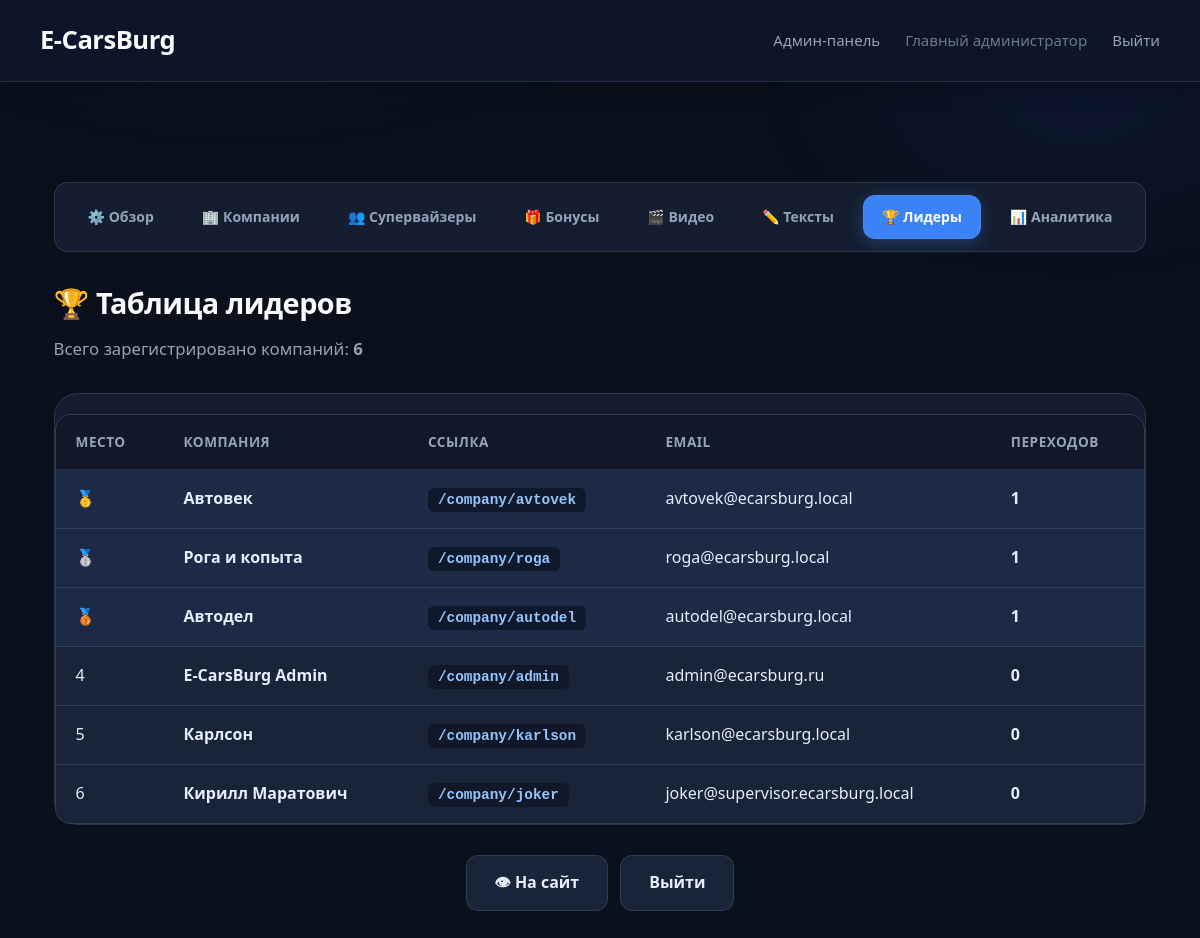
Page /admin/leaderboard (signed in) on the committed database.
### models.py (models this page shows, shortened)
class Company(Base):
    __tablename__ = 'companies'
    id: Mapped[int] = mapped_column(primary_key=True, index=True)
    name: Mapped[str] = mapped_column(String(100), nullable=False)
    slug: Mapped[str] = mapped_column(String(50), unique=True, index=True, nullable=False)
    description: Mapped[str] = mapped_column(Text, nullable=True)
    email: Mapped[str] = mapped_column(String(100), unique=True, nullable=False)
    password_hash: Mapped[str] = mapped_column(String(255), nullable=False)
    is_admin: Mapped[bool] = mapped_column(Boolean, default=False)
    role: Mapped[str] = mapped_column(String(20), default=ROLE_PARTNER, nullable=False, index=True)
    created_by_id: Mapped[int] = mapped_column(ForeignKey('companies.id'), nullable=True, index=True)
    created_at: Mapped[datetime] = mapped_column(DateTime, default=datetime.utcnow)
    clicks: Mapped[list["ClickEvent"]] = relationship(
        "ClickEvent",
        back_populates="company",
        cascade="all, delete-orphan"
    )
    created_by = relationship("Company", remote_side=[id], foreign_keys=[created_by_id])
    @property
    def is_authenticated(self):
        return True
    def get_role(self) -> str:
        if self.role:
            return self.role
        return ROLE_ADMIN if self.is_admin else ROLE_PARTNER
    @property
    def is_main_admin(self) -> bool:
        return self.get_role() == ROLE_ADMIN
    @property
    def role_label(self) -> str:
        return {
            ROLE_ADMIN: 'Главный администратор',
            ROLE_SUPERVISOR: 'Супервайзер',
            ROLE_PARTNER: 'Партнёр',
        }.get(self.get_role(), 'Пользователь')

### app.py (the view)
@app.route('/admin/leaderboard')
@admin_required
def admin_leaderboard():
    db = SessionLocal()
    try:
        leaderboard_data = db.query(
            Company.name,
            Company.slug,
            Company.email,
            func.count(ClickEvent.id).label('total_clicks')
        ).outerjoin(ClickEvent, Company.id == ClickEvent.company_id) \
            .group_by(Company.id, Company.name, Company.slug, Company.email) \
            .order_by(func.count(ClickEvent.id).desc()) \
            .all()
        total_companies = db.query(Company).count()
        return render_template(
            'admin_leaderboard.html',
            leaderboard=leaderboard_data,
            total_companies=total_companies
        )
    finally:
        db.close()

### app.py (called while the page is built)
@login_manager.user_loader
def load_user(user_id):
    db = SessionLocal()
    try:
        return db.get(Company, int(user_id))
    finally:
        db.close()

def admin_required(f):
    from functools import wraps
    @wraps(f)
    @login_required
    def decorated_function(*args, **kwargs):
        if not current_user.is_main_admin:
            flash('Доступ запрещён. Только для главного администратора.', 'error')
            return redirect(url_for('post_login_redirect'))
        return f(*args, **kwargs)
    return decorated_function

### templates/admin_leaderboard.html (shortened to what this page needs)
{% extends "admin_base.html" %}
{% set active_nav = "leaderboard" %}
{% block content %}
        <h1>🏆 Таблица лидеров</h1>
        <p>Всего зарегистрировано компаний: <strong>{{ total_companies }}</strong></p>
        <section>
            <table class="leaderboard-table">
                <thead>
                    <tr>
                        <th>Место</th>
                        <th>Компания</th>
                        <th>Ссылка</th>
                        <th>Email</th>
                        <th>Переходов</th>
                    </tr>
                </thead>
                <tbody>
                    {% for company in leaderboard %}
                    <tr class="{% if loop.index <= 3 %}top-3{% endif %}">
                        <td>
                            {% if loop.index == 1 %}🥇
                            {% elif loop.index == 2 %}🥈
                            {% elif loop.index == 3 %}🥉
                            {% else %}{{ loop.index }}
                            {% endif %}
                        </td>
                        <td><strong>{{ company.name }}</strong></td>
                        <td><code>/company/{{ company.slug }}</code></td>
                        <td>{{ company.email }}</td>
                        <td><strong>{{ company.total_clicks }}</strong></td>
                    </tr>
                    {% endfor %}
                </tbody>
            </table>
        </section>
{% endblock %}

### templates/admin_base.html (shortened to what this page needs)
<!DOCTYPE html>
<html lang="ru">
<head>
    <link rel="stylesheet" href="{{ url_for('static', filename='style.css') }}">
</head>
<body class="admin-theme">
    <nav class="top-nav">
        <a href="{{ url_for('index') }}" class="nav-brand">E-CarsBurg</a>
        <div class="nav-links">
            {% if current_user.is_main_admin %}
                <a href="{{ url_for('admin_dashboard') }}" class="nav-link">Админ-панель</a>
            {% elif current_user.is_supervisor %}
                <a href="{{ url_for('admin_companies') }}" class="nav-link">Панель супервайзера</a>
            {% endif %}
            <span class="nav-link" style="opacity:0.7;">{{ current_user.role_label }}</span>
            <a href="{{ url_for('logout') }}" class="nav-link">Выйти</a>
        </div>
    </nav>
    <div class="container {% block container_class %}wide{% endblock %}">
        <nav class="admin-nav" aria-label="Разделы админки">
            {% if current_user.is_main_admin %}
                <a href="{{ url_for('admin_dashboard') }}" class="btn {% if active_nav == 'dashboard' %}active{% endif %}">⚙️ Обзор</a>
                <a href="{{ url_for('admin_companies') }}" class="btn {% if active_nav == 'companies' %}active{% endif %}">🏢 Компании</a>
                <a href="{{ url_for('admin_supervisors') }}" class="btn {% if active_nav == 'supervisors' %}active{% endif %}">👥 Супервайзеры</a>
                <a href="{{ url_for('admin_bonuses') }}" class="btn {% if active_nav == 'bonuses' %}active{% endif %}">🎁 Бонусы</a>
                <a href="{{ url_for('admin_media') }}" class="btn {% if active_nav == 'media' %}active{% endif %}">🎬 Видео</a>
                <a href="{{ url_for('admin_texts') }}" class="btn {% if active_nav == 'texts' %}active{% endif %}">✏️ Тексты</a>
                <a href="{{ url_for('admin_leaderboard') }}" class="btn {% if active_nav == 'leaderboard' %}active{% endif %}">🏆 Лидеры</a>
                <a href="{{ url_for('admin_analytics') }}" class="btn {% if active_nav == 'analytics' %}active{% endif %}">📊 Аналитика</a>
            {% elif current_user.is_supervisor %}
                <a href="{{ url_for('admin_companies') }}" class="btn {% if active_nav == 'companies' %}active{% endif %}">🏢 Мои компании</a>
                <a href="{{ url_for('admin_add_company') }}" class="btn {% if active_nav == 'add_company' %}active{% endif %}">➕ Создать компанию</a>
            {% endif %}
        </nav>
        {% block content %}{% endblock %}
        {% block footer_actions %}
        <div class="actions" style="margin-top: 30px;">
            <a href="{{ url_for('index') }}" class="btn" target="_blank">👁 На сайт</a>
            <a href="{{ url_for('logout') }}" class="btn">Выйти</a>
        </div>
        {% endblock %}
    </div>
</body>
</html>

### rows in the picture
Company: role_label "Главный администратор", name "E-CarsBurg Admin", slug "admin", email "admin@ecarsburg.ru", total_clicks "0"
Company: name "Автовек", slug "avtovek", email "avtovek@ecarsburg.local", total_clicks "1"
Company: name "Рога и копыта", slug "roga", email "roga@ecarsburg.local", total_clicks "1"
Company: name "Автодел", slug "autodel", email "autodel@ecarsburg.local", total_clicks "1"
Company: name "Карлсон", slug "karlson", email "karlson@ecarsburg.local", total_clicks "0"
Company: name "Кирилл Маратович", slug "joker", email "joker@supervisor.ecarsburg.local", total_clicks "0"

### other values in the picture
{{ total_companies }} "6"
